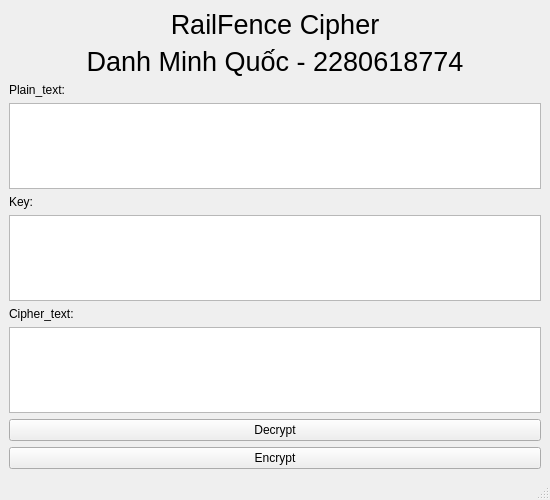
<?xml version="1.0" encoding="UTF-8"?>
<ui version="4.0">
 <class>RailFence</class>
 <widget class="QMainWindow" name="RailFence">
  <property name="geometry">
   <rect>
    <x>0</x>
    <y>0</y>
    <width>550</width>
    <height>500</height>
   </rect>
  </property>
  <property name="windowTitle">
   <string>MainWindow</string>
  </property>
  <widget class="QWidget" name="centralwidget">
   <layout class="QVBoxLayout" name="verticalLayout">
    <item>
     <widget class="QLabel" name="RailFenceCipher">
      <property name="font">
       <font>
        <pointsize>20</pointsize>
       </font>
      </property>
      <property name="text">
       <string>RailFence Cipher</string>
      </property>
      <property name="alignment">
       <set>Qt::AlignCenter</set>
      </property>
     </widget>
    </item>
    <item>
     <widget class="QLabel" name="TTCN">
      <property name="font">
       <font>
        <pointsize>20</pointsize>
       </font>
      </property>
      <property name="text">
       <string>Danh Minh Quốc - 2280618774</string>
      </property>
      <property name="alignment">
       <set>Qt::AlignCenter</set>
      </property>
     </widget>
    </item>
    <item>
     <widget class="QLabel" name="PlainText">
      <property name="text">
       <string>Plain_text:</string>
      </property>
     </widget>
    </item>
    <item>
     <widget class="QPlainTextEdit" name="plaintext_txt"/>
    </item>
    <item>
     <widget class="QLabel" name="Key">
      <property name="text">
       <string>Key:</string>
      </property>
     </widget>
    </item>
    <item>
     <widget class="QPlainTextEdit" name="key_txt"/>
    </item>
    <item>
     <widget class="QLabel" name="CipherText">
      <property name="text">
       <string>Cipher_text:</string>
      </property>
      <property name="textFormat">
       <enum>Qt::AutoText</enum>
      </property>
     </widget>
    </item>
    <item>
     <widget class="QPlainTextEdit" name="ciphertext_txt"/>
    </item>
    <item>
     <widget class="QPushButton" name="decrypt_btn">
      <property name="text">
       <string>Decrypt</string>
      </property>
     </widget>
    </item>
    <item>
     <widget class="QPushButton" name="encrypt_btn">
      <property name="text">
       <string>Encrypt</string>
      </property>
     </widget>
    </item>
   </layout>
  </widget>
  <widget class="QMenuBar" name="menubar">
   <property name="geometry">
    <rect>
     <x>0</x>
     <y>0</y>
     <width>550</width>
     <height>22</height>
    </rect>
   </property>
  </widget>
  <widget class="QStatusBar" name="statusbar"/>
 </widget>
 <resources/>
 <connections/>
</ui>
